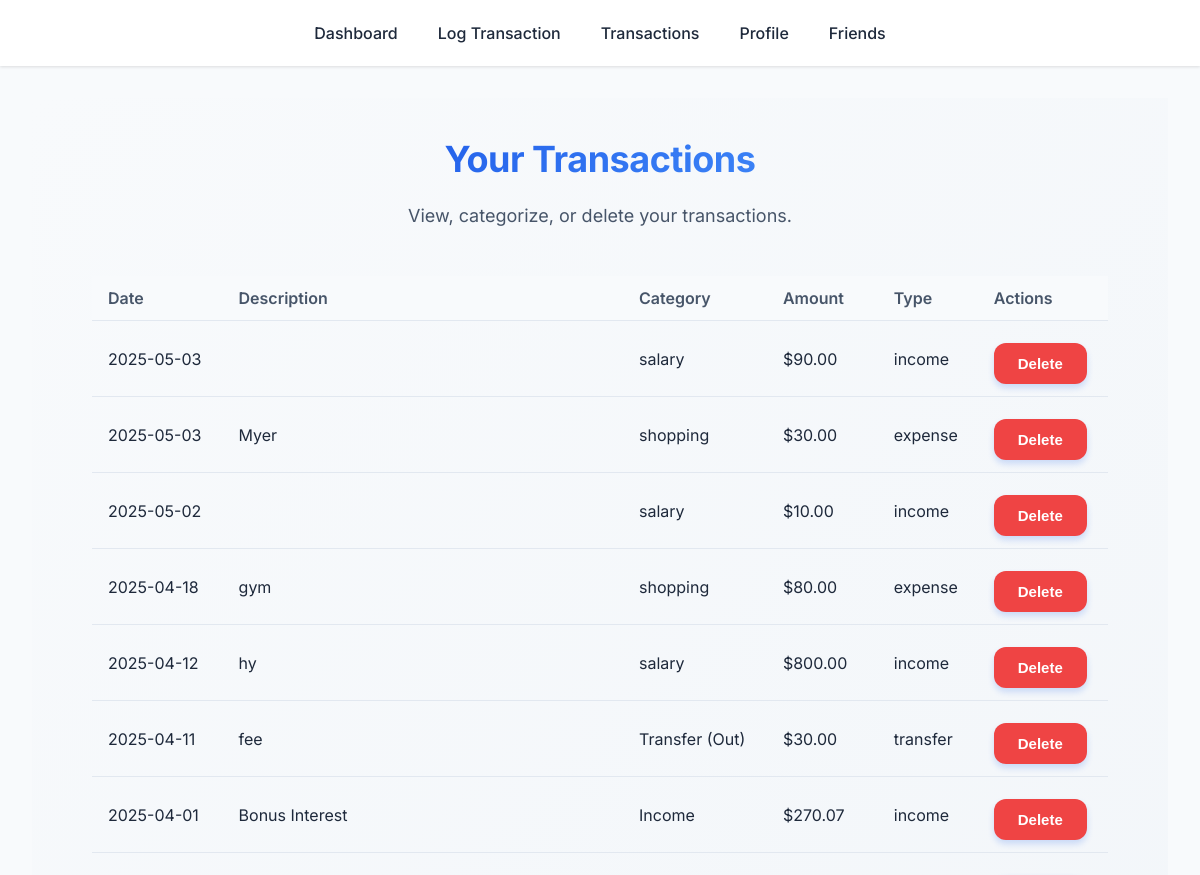
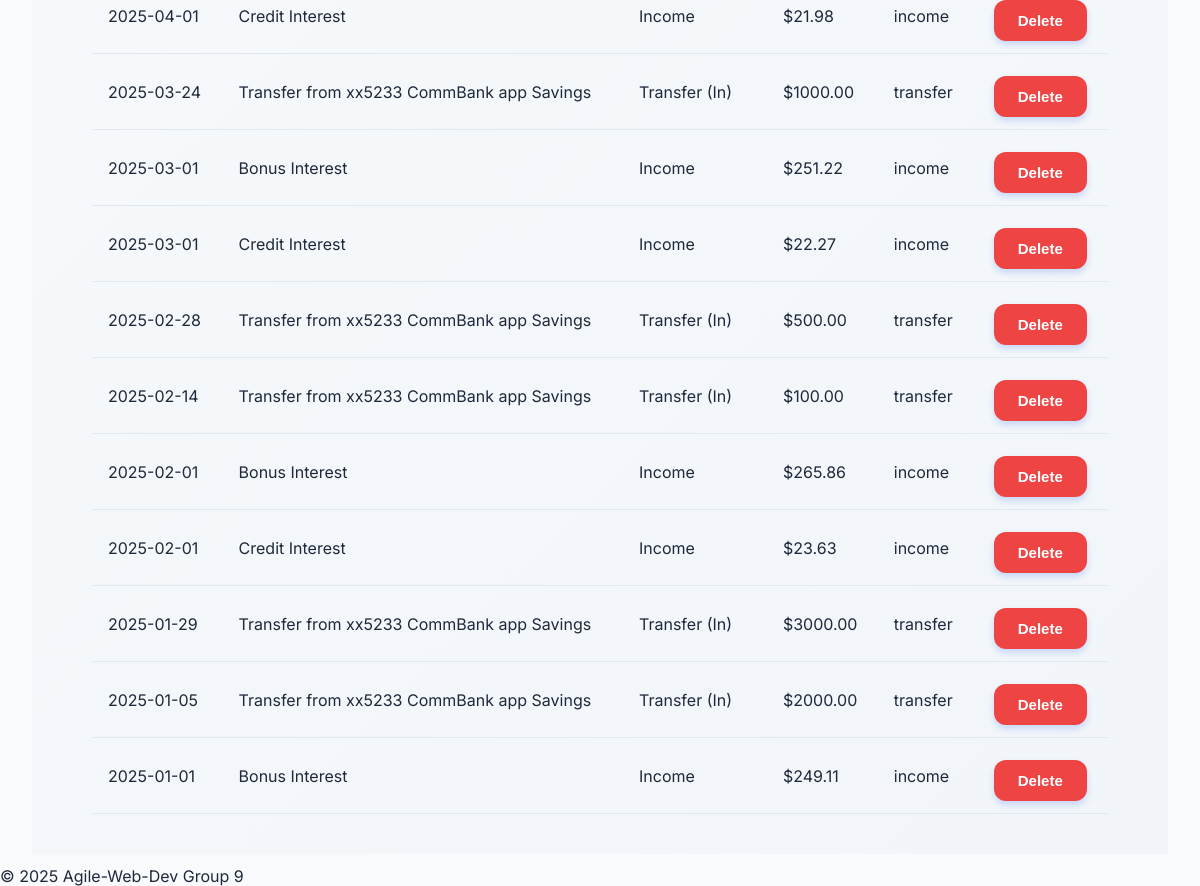
Screenshot of /transactions (signed in) with the database file from the repository (2 pictures, top to bottom).
### app/models.py (models this page shows)
class Transaction(db.Model):
    __tablename__ = 'transactions'
    id                 = db.Column(db.Integer, primary_key=True)
    user_id            = db.Column(
        db.Integer,
        db.ForeignKey('users.id', ondelete='CASCADE'),
        nullable=False
    )
    date               = db.Column(db.Date, nullable=False)
    amount             = db.Column(db.Numeric(10, 2), nullable=False)  # always stored positive
    category           = db.Column(db.String, nullable=False)
    type               = db.Column(
        db.Enum(TransactionType, name='tx_type'),
        nullable=False
    )
    transfer_direction = db.Column(db.Enum('in','out', name='transfer_dir'), nullable=True)
    description        = db.Column(db.String(255), nullable=True)
    user               = db.relationship(
        'User',
        back_populates='transactions'
    )

### app/routes.py (the view, shortened to what this page needs)
@main.route('/transactions', methods=['GET', 'POST'])
@login_required
def transactions():
    transactions = Transaction.query.filter_by(user_id=current_user.id).order_by(Transaction.date.desc()).all()
    return render_template('transactions.html', transactions=transactions, form=TransactionForm())

### app/__init__.py (called while the page is built)
def create_app():
    app = Flask(__name__)
    app.config.from_object('config.Config')
    CSRFProtect(app)
    db.init_app(app)
    migrate.init_app(app, db)
    login_manager.init_app(app)
    bcrypt.init_app(app)
    with app.app_context():
        alembic_upgrade()
    from .models import User
    @login_manager.user_loader
    def load_user(user_id):
        return User.query.get(int(user_id))
    from .routes import main
    app.register_blueprint(main)
    return app

### app/templates/transactions.html (shortened to what this page needs)
{% extends "base.html" %}
{% block content %}
<div class="page-container">
  <h1>Your Transactions</h1>
  <p class="page-description">View, categorize, or delete your transactions.</p>
  <table class="transaction-table">
    <thead>
      <tr>
        <th>Date</th>
        <th>Description</th>
        <th>Category</th>
        <th>Amount</th>
        <th>Type</th>
        <th>Actions</th>
      </tr>
    </thead>
    <tbody>
      {% for tx in transactions %}
      <tr>
        <td>{{ tx.date }}</td>
        <td>{{ tx.description }}</td>
        <td>
          {% if tx.category == 'Uncategorized' %}
          <form method="POST" style="display: inline;">
            {{ form.csrf_token }}
            <input type="hidden" name="transaction_id" value="{{ tx.id }}">
            <input type="hidden" name="action" value="update">
            <select name="category" onchange="this.form.submit()">
              <option value="Uncategorized" selected>Uncategorized</option>
              <option value="Food">Food</option>
              <option value="Shopping">Shopping</option>
              <option value="Health">Health</option>
              <option value="Salary">Salary</option>
              <option value="Savings">Savings</option>
              <option value="Refund">Refund</option>
              <option value="Other">Other</option>
            </select>
          </form>
          {% else %}
          {{ tx.category }}
          {% endif %}
        </td>
        <td>${{ "%.2f"|format(tx.amount) }}</td>
        <td>{{ tx.type.value }}</td>
        <td>
          <form method="POST" style="display: inline;">
            <button type="submit" class="button-small danger">Delete</button>
          </form>
        </td>
      </tr>
      {% endfor %}
    </tbody>
  </table>
</div>
{% endblock %}

### app/static/css/main.css (style rules this page uses)
:root { --primary: #2563eb; --primary-dark: #1d4ed8; --secondary: #64748b; --accent: #3b82f6; --success: #10b981; --warning: #f59e0b; --danger: #ef4444; --background: #f8fafc; --white: #ffffff; --text-primary: #1e293b; --text-secondary: #475569; --shadow-sm: 0 1px 3px rgba(0,0,0,0.12); --shadow-md: 0 4px 6px -1px rgba(0,0,0,0.1); --shadow-lg: 0 10px 15px -3px rgba(0,0,0,0.1); }
* { box-sizing: border-box; margin: 0; padding: 0; }
body { margin: 0; font-family: 'Inter', sans-serif; background: var(--background); color: var(--text-primary); }
.page-container { padding: 40px 60px; position: relative; display: flex; flex-direction: column; align-items: center; background: linear-gradient(135deg, #f8fafc 0%, #f1f5f9 100%); min-height: 80vh; }
h1 { font-size: 36px; background: linear-gradient(135deg, var(--primary) 0%, var(--accent) 100%); background-clip: text; -webkit-background-clip: text; -webkit-text-fill-color: transparent; font-weight: 700; margin-bottom: 24px; letter-spacing: -0.5px; line-height: 1.2; text-align: center; position: relative; z-index: 1; }
.page-description { font-size: 18px; color: var(--text-secondary); text-align: center; margin-bottom: 30px; max-width: 800px; }
.button, button[type="submit"], .btn { padding: 12px 24px; border: none; background-color: var(--primary); color: var(--white); font-size: 15px; font-weight: 600; border-radius: 12px; cursor: pointer; transition: all 0.2s cubic-bezier(0.4, 0, 0.2, 1); box-shadow: 0 4px 6px rgba(37, 99, 235, 0.2); margin-top: 10px; }
.button-small { padding: 6px 12px; border: none; background-color: var(--primary); color: var(--white); font-size: 13px; font-weight: 600; border-radius: 8px; cursor: pointer; transition: all 0.2s cubic-bezier(0.4, 0, 0.2, 1); box-shadow: 0 2px 4px rgba(37, 99, 235, 0.2); }
.transaction-table { width: 100%; border-collapse: collapse; margin-top: 20px; }
.transaction-table th, .transaction-table td { padding: 12px 16px; text-align: left; border-bottom: 1px solid #e2e8f0; }
.transaction-table th { background-color: #f8fafc; font-weight: 600; color: var(--text-secondary); }
.transaction-table .button-small.danger { background-color: var(--danger); color: var(--white); }

### rows the page displays
Transaction: date "2025-05-03", category "salary", amount "90.00", type.value "income"
Transaction: date "2025-05-03", description "Myer", category "shopping", amount "30.00", type.value "expense"
Transaction: date "2025-05-02", category "salary", amount "10.00", type.value "income"
Transaction: date "2025-04-18", description "gym", category "shopping", amount "80.00", type.value "expense"
Transaction: date "2025-04-12", description "hy", category "salary", amount "800.00", type.value "income"
Transaction: date "2025-04-11", description "fee", category "Transfer (Out)", amount "30.00", type.value "transfer"
Transaction: date "2025-04-01", description "Bonus Interest", category "Income", amount "270.07", type.value "income"
Transaction: date "2025-04-01", description "Credit Interest", category "Income", amount "21.98", type.value "income"
Transaction: date "2025-03-24", description "Transfer from xx5233 CommBank app Savings", category "Transfer (In)", amount "1000.00", type.value "transfer"
Transaction: date "2025-03-01", description "Bonus Interest", category "Income", amount "251.22", type.value "income"
Transaction: date "2025-03-01", description "Credit Interest", category "Income", amount "22.27", type.value "income"
Transaction: date "2025-02-28", description "Transfer from xx5233 CommBank app Savings", category "Transfer (In)", amount "500.00", type.value "transfer"
Transaction: date "2025-02-14", description "Transfer from xx5233 CommBank app Savings", category "Transfer (In)", amount "100.00", type.value "transfer"
Transaction: date "2025-02-01", description "Bonus Interest", category "Income", amount "265.86", type.value "income"
Transaction: date "2025-02-01", description "Credit Interest", category "Income", amount "23.63", type.value "income"
Transaction: date "2025-01-29", description "Transfer from xx5233 CommBank app Savings", category "Transfer (In)", amount "3000.00", type.value "transfer"
Transaction: date "2025-01-05", description "Transfer from xx5233 CommBank app Savings", category "Transfer (In)", amount "2000.00", type.value "transfer"
Transaction: date "2025-01-01", description "Bonus Interest", category "Income", amount "249.11", type.value "income"
